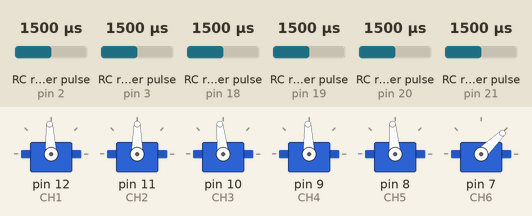
Recording of a sketch running on a simulated Arduino Mega 2560, built with avr-gcc and run on an emulated ATmega2560. Shown: 6 × servo. Wiring (inferred from the names in the program): 6 × RC receiver channel: data pin 2 / data pin 3 / data pin 18 / data pin 19 / data pin 20 / data pin 21. The inputs (shaded band) are chosen by the test bench; at power-on: RC receiver pulse (sensors on pin 3, pin 2, pin 18, pin 19, pin 20, pin 21) 1500 µs. No radio packets arrive unless stated; what the sketch prints to the serial monitor is not drawn.

Above: at 1.2 s.
1.3 s: RC receiver pulse (sensor on pin 3) set to 1020 µs
At 1.67 s:
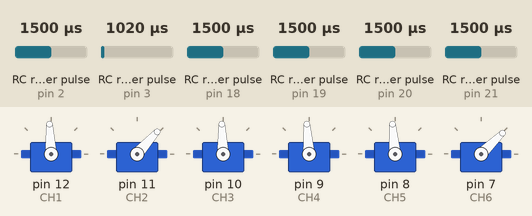
4.3 s: RC receiver pulse (sensor on pin 2) set to 1750 µs
At 4.69 s:
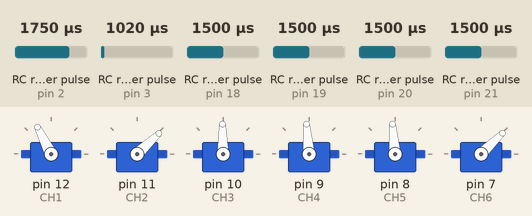
7.3 s: RC receiver pulse (sensor on pin 18) set to 1020 µs
At 7.71 s:
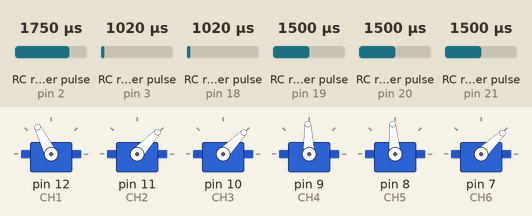
10.3 s: RC receiver pulse (sensor on pin 19) set to 1020 µs
At 10.72 s:
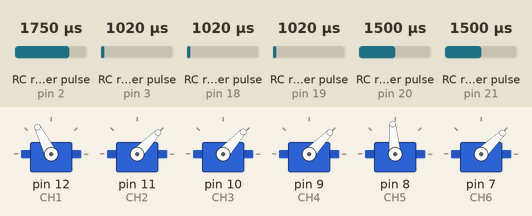
13.3 s: RC receiver pulse (sensor on pin 3) set to 1250 µs
16.3 s: RC receiver pulse (sensor on pin 2) set to 1020 µs
Timing chart, 0 to 20.3 s (numbered marks = the images above; inputs shaded):
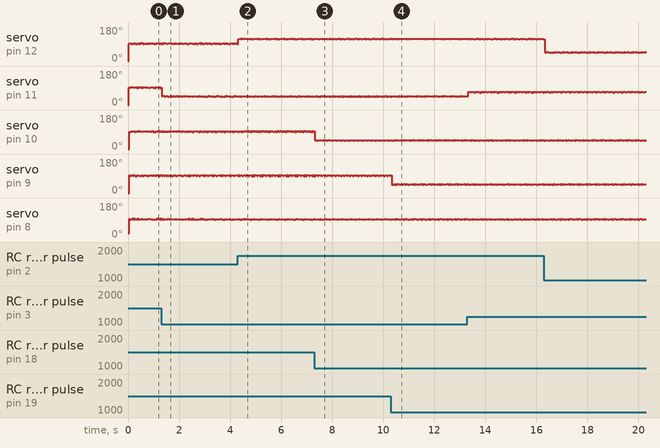

The sketch:

auuto_controller.ino
```cpp
#include <Servo.h>

#include <SPI.h>
#include <nRF24L01.h>
#include <RF24.h>

RF24 radio(48,49); // CE, CSN

const byte address[6] = "00001";
short Array[6];

#define RCPin_CH1 2
#define RCPin_CH2 3
#define RCPin_CH3 18
#define RCPin_CH4 19
#define RCPin_CH5 20
#define RCPin_CH6 21


Servo CH1;
Servo CH2;
Servo CH3;
Servo CH4;
Servo CH5;
Servo CH6;


volatile long StartTime_CH1 = 0;
volatile long CurrentTime_CH1 = 0;
volatile long Pulses_CH1 = 0;
int PulseWidth_CH1 = 0;

volatile long StartTime_CH2 = 0;
volatile long CurrentTime_CH2 = 0;
volatile long Pulses_CH2 = 0;
int PulseWidth_CH2 = 0;

volatile long StartTime_CH3 = 0;
volatile long CurrentTime_CH3 = 0;
volatile long Pulses_CH3 = 0;
int PulseWidth_CH3 = 0;

volatile long StartTime_CH4 = 0;
volatile long CurrentTime_CH4 = 0;
volatile long Pulses_CH4 = 0;
int PulseWidth_CH4 = 0;

volatile long StartTime_CH5 = 0;
volatile long CurrentTime_CH5 = 0;
volatile long Pulses_CH5 = 0;
int PulseWidth_CH5 = 0;

volatile long StartTime_CH6 = 0;
volatile long CurrentTime_CH6 = 0;
volatile long Pulses_CH6 = 0;
int PulseWidth_CH6 = 0;

void setup() {
  Serial.begin(115200);
  radio.begin();
  radio.openWritingPipe(address);
  radio.setPALevel(RF24_PA_MIN);
  radio.stopListening();

  pinMode(RCPin_CH1, INPUT_PULLUP);
  pinMode(RCPin_CH2, INPUT_PULLUP);
  pinMode(RCPin_CH3, INPUT_PULLUP);
  pinMode(RCPin_CH4, INPUT_PULLUP);
  pinMode(RCPin_CH5, INPUT_PULLUP);
  pinMode(RCPin_CH6, INPUT_PULLUP);

  attachInterrupt(digitalPinToInterrupt(RCPin_CH1),PulseTimer_CH1,CHANGE);
  attachInterrupt(digitalPinToInterrupt(RCPin_CH2),PulseTimer_CH2,CHANGE);
  attachInterrupt(digitalPinToInterrupt(RCPin_CH3),PulseTimer_CH3,CHANGE);
  attachInterrupt(digitalPinToInterrupt(RCPin_CH4),PulseTimer_CH4,CHANGE);
  attachInterrupt(digitalPinToInterrupt(RCPin_CH5),PulseTimer_CH5,CHANGE);
  attachInterrupt(digitalPinToInterrupt(RCPin_CH6),PulseTimer_CH6,CHANGE);


  CH1.attach(12);
  CH2.attach(11);
  CH3.attach(10);
  CH4.attach(9);
  CH5.attach(8);
  CH6.attach(7);

  CH1.write(1500);
  CH2.write(1500);
  CH3.write(1000);
  CH4.write(1500);
  CH5.write(1850);
  CH6.write(1000);
}


void PulseTimer_CH1(){
  CurrentTime_CH1 = micros();
  if (CurrentTime_CH1 > StartTime_CH1){
    Pulses_CH1 = CurrentTime_CH1 - StartTime_CH1;
    StartTime_CH1 = CurrentTime_CH1;
  }
}
void PulseTimer_CH2(){
  CurrentTime_CH2 = micros();
  if (CurrentTime_CH2 > StartTime_CH2){
    Pulses_CH2 = CurrentTime_CH2 - StartTime_CH2;
    StartTime_CH2 = CurrentTime_CH2;
  }
}
void PulseTimer_CH3(){
  CurrentTime_CH3 = micros();
  if (CurrentTime_CH3 > StartTime_CH3){
    Pulses_CH3 = CurrentTime_CH3 - StartTime_CH3;
    StartTime_CH3 = CurrentTime_CH3;
  }
}
void PulseTimer_CH4(){
  CurrentTime_CH4 = micros();
  if (CurrentTime_CH4 > StartTime_CH4){
    Pulses_CH4 = CurrentTime_CH4 - StartTime_CH4;
    StartTime_CH4 = CurrentTime_CH4;
  }
}
void PulseTimer_CH5(){
  CurrentTime_CH5 = micros();
  if (CurrentTime_CH5 > StartTime_CH5){
    Pulses_CH5 = CurrentTime_CH5 - StartTime_CH5;
    StartTime_CH5 = CurrentTime_CH5;
  }
}
void PulseTimer_CH6(){
  CurrentTime_CH6 = micros();
  if (CurrentTime_CH6 > StartTime_CH6){
    Pulses_CH6 = CurrentTime_CH6 - StartTime_CH6;
    StartTime_CH6 = CurrentTime_CH6;
  }
}


void loop() {
  if (Pulses_CH1 < 2000){
    PulseWidth_CH1 = Pulses_CH1;
    CH1.write(PulseWidth_CH1);
  }
  if (Pulses_CH2 < 2000){
    PulseWidth_CH2 = Pulses_CH2;
    CH2.write(PulseWidth_CH2);
  }
  if (Pulses_CH3 < 2000){
    PulseWidth_CH3 = Pulses_CH3;
    CH3.write(PulseWidth_CH3);
  }
  if (Pulses_CH4 < 2000){
    PulseWidth_CH4 = Pulses_CH4;
    CH4.write(PulseWidth_CH4);
  }
  if (Pulses_CH5 < 2000){
    PulseWidth_CH5 = Pulses_CH5;
    PulseWidth_CH5+=20;
    CH5.write(PulseWidth_CH5);
  }
  if (Pulses_CH6 < 2000){
    PulseWidth_CH6 = Pulses_CH6;
  }
  Serial.print(PulseWidth_CH1);
  Serial.print(" , ");
  Serial.print(PulseWidth_CH2);
  Serial.print(" , ");
  Serial.print(PulseWidth_CH3);
  Serial.print(" , ");
  Serial.print(PulseWidth_CH4);
  Serial.print(" , ");
  Serial.print(PulseWidth_CH5);
  Serial.print(" , ");
  Serial.println(PulseWidth_CH6);/*

  Array[0]=PulseWidth_CH1;
  Array[1]=PulseWidth_CH2;
  Array[2]=PulseWidth_CH3;
  Array[3]=PulseWidth_CH4;
  Array[4]=PulseWidth_CH5;
  Array[5]=PulseWidth_CH6;

  radio.write(&Array,sizeof(Array));*/
}
```
